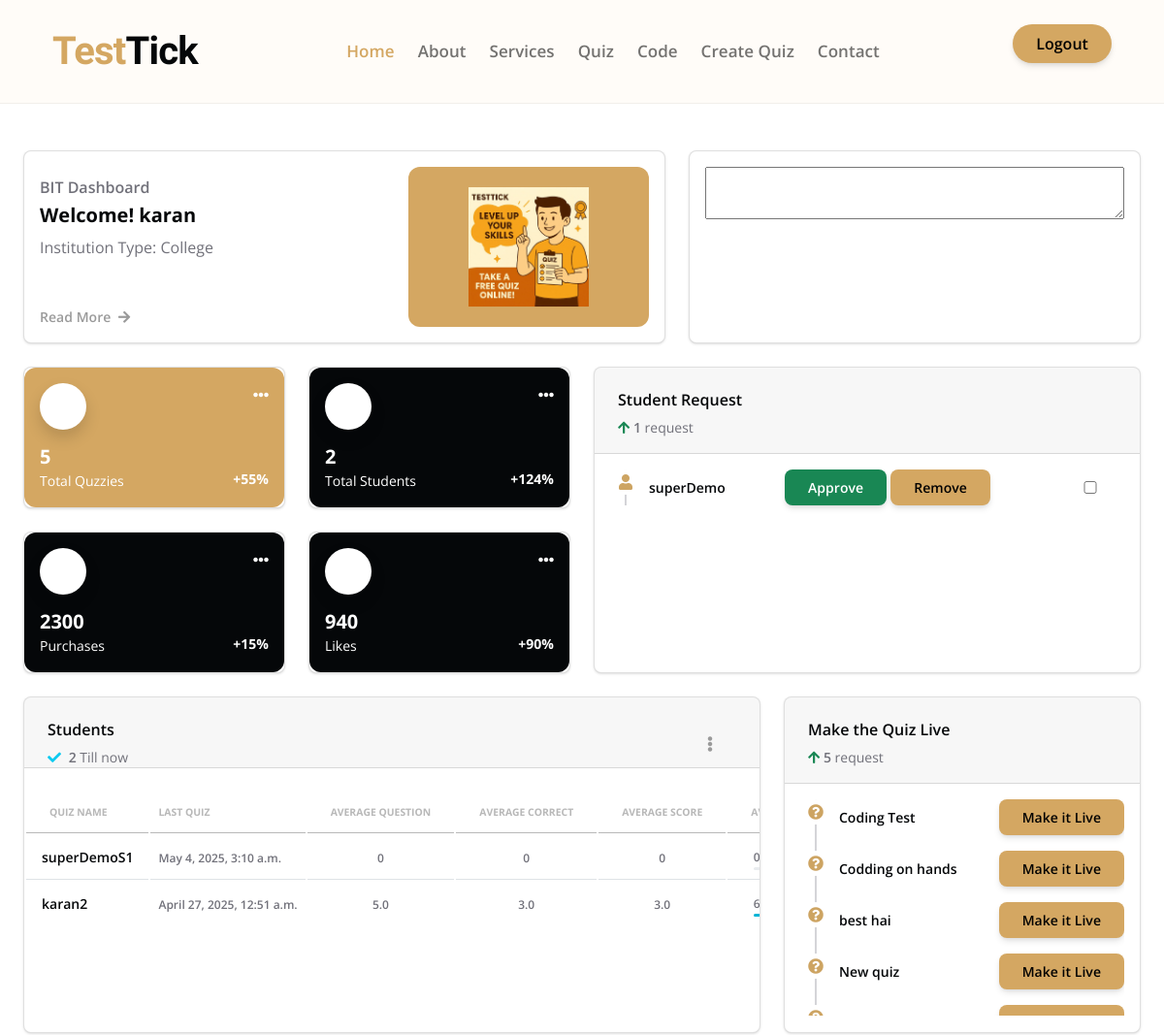
The page /dashboard/institution/ (signed in, upper part) on the database as committed earlier.
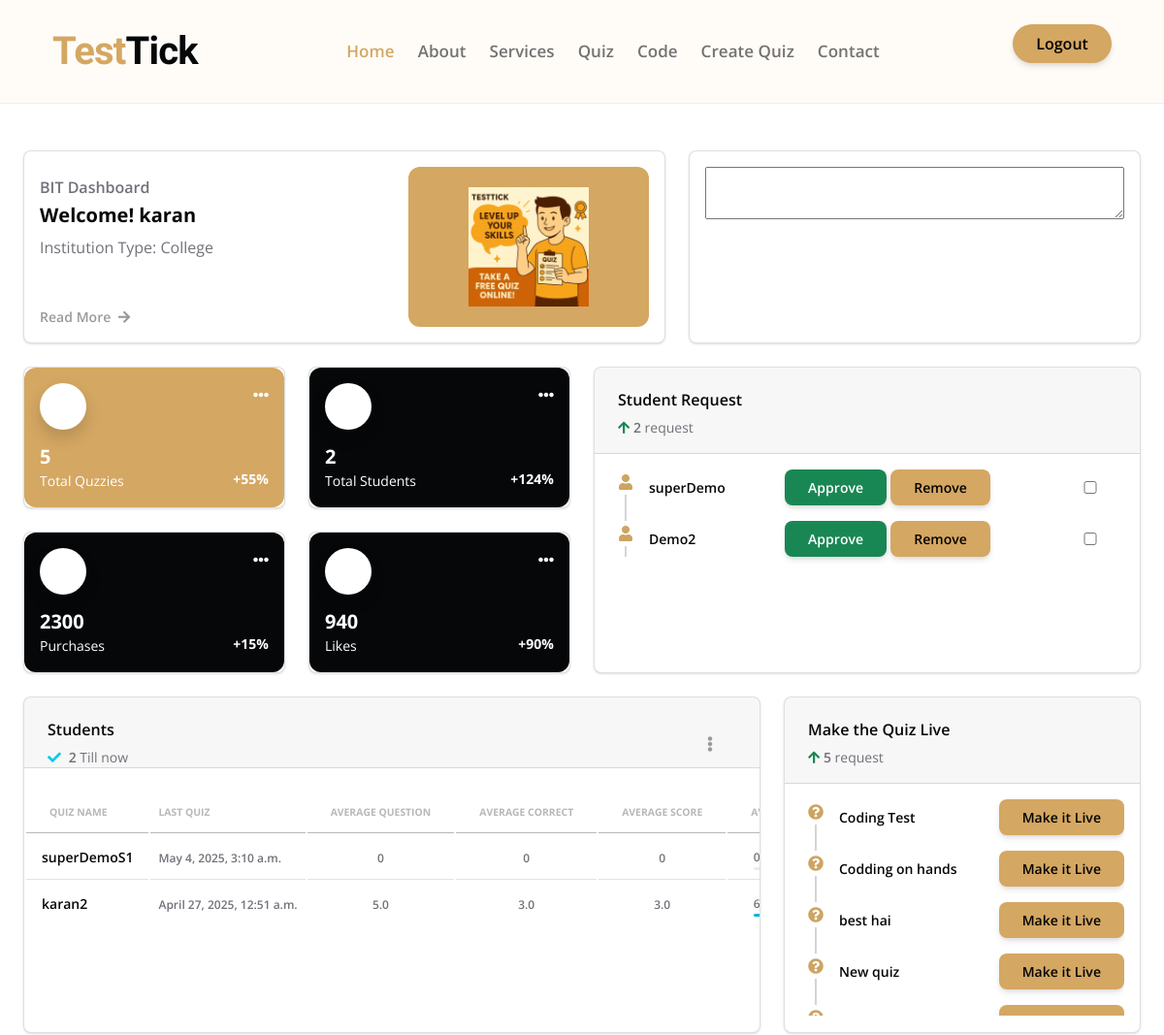
The same page on the database as committed later.
### institutions/models.py (models this page shows)
class Student(models.Model):
    user = models.OneToOneField(settings.AUTH_USER_MODEL, on_delete=models.CASCADE, related_name='student_profile')
    institution = models.ForeignKey('Institution', on_delete=models.CASCADE, related_name='students')
    quiz_attempt = models.PositiveIntegerField(default=0)
    avg_quiz_total = models.PositiveIntegerField(default=0)
    avg_quiz_correct = models.PositiveIntegerField(default=0)
    avg_quiz_score = models.PositiveIntegerField(default=0)
    avg_quiz_persentage = models.FloatField(default=0.0)
    is_approved = models.BooleanField(default=False)
    is_removed = models.BooleanField(default=False)
    last_quiz = models.DateTimeField(null=True)
    enrolled_at = models.DateTimeField(auto_now_add=True)
    def __str__(self):
        return f"{self.user.username} - {self.institution.name}"

### users/models.py (models this page shows)
class User(AbstractUser):
    ROLE_CHOICES = (
        ('student', 'Student'),
        ('institution', 'Institution'),
    )
    role = models.CharField(max_length=20, choices=ROLE_CHOICES)
    profile_image = models.ImageField(upload_to='profile_images/', null=True, blank=True)

### quiz/models.py (models this page shows, shortened)
class Quiz(models.Model):
    title = models.CharField(max_length=255)
    description = models.TextField(blank=True)
    institution = models.ForeignKey(Institution, on_delete=models.CASCADE)
    start_time = models.DateTimeField()
    end_time = models.DateTimeField()
    is_public = models.BooleanField(default=False)
    price = models.DecimalField(max_digits=6, decimal_places=2, default=0.00)
    shuffle_questions = models.BooleanField(default=False)
    created_by = models.ForeignKey(User, on_delete=models.CASCADE, null=True, blank=True)  # 👈 Add this line

### dashboard/views.py (the view)
# urls.py: path('institution/', institution_dashboard, name='institution_dashboard'),
@login_required
def institution_dashboard(request):
    institution =Institution.objects.filter(user=request.user).first()
    students = Student.objects.filter(institution=institution, is_approved = True)
    quizzies = Quiz.objects.filter(institution=institution)
    students_request = Student.objects.filter(institution=institution, is_approved = False, is_removed = False)
    for student in students:
        print(student)
        testSummaries = TestSummary.objects.filter(institution=institution, user = student.user)
        if testSummaries:
            student.last_quiz = testSummaries.last().date_taken
            print(testSummaries.last().date_taken)
            student.quiz_attempt = testSummaries.count()
            averages = testSummaries.aggregate(
                avg_score=Avg('score'),
                avg_percentage=Avg('percentage'),
                avg_correct=Avg('correct_answers'),
                avg_total_question=Avg('total_questions'),
                avg_wrong=Avg('wrong_answers'),
                avg_skipped=Avg('skipped_questions')
            )
            student.avg_quiz_total = averages['avg_total_question']
            student.avg_quiz_correct= averages['avg_correct']
            student.avg_quiz_score= averages['avg_score']
            student.avg_quiz_persentage= averages['avg_percentage']
            student.save()
    last_quiz_session = QuizSession.objects.latest('id')
    return render(request, 'dashboard/institution_dashboard.html',
                  {'institution': institution,
                   'students':students,
                   'students_request':students_request,
                   'quizzies':quizzies,
                   'session_id': int(last_quiz_session.id)+1
                   })

### dashboard/templates/dashboard/institution_dashboard.html (shortened to what the changed rows need)
{% extends 'base.html' %}
{% load static %}
{% block link %}
<link href="{% static 'dashboard/css/nucleo-icons.css' %}" rel="stylesheet" />
<link href="{% static 'dashboard/css/nucleo-svg.css' %}" rel="stylesheet" />
<link id="pagestyle" href="{% static 'dashboard/css/soft-ui-dashboard.css' %}" rel="stylesheet" />
{% endblock link %}
{% block content %}
<div class="container-fluid py-4">
  <div class="row">
    <div class="col-lg-6 col-12 mt-4 mt-lg-0">
      <div class="card h-100">
        <div class="card-header pb-0">
          <p class="text-sm">
            <i class="fa fa-arrow-up text-success" aria-hidden="true"></i>
            <span class="font-weight-bold">{{students_request.count}}</span> request
          </p>
        </div>
        <div class="card-body p-3">
          <div class="timeline timeline-one-side">
            {% for request in students_request %}
            <div class="timeline-block mb-3 student-row" data-id="{{ request.id }}">
              <span class="timeline-step">
                <i class="fa fa-user" style="color: #cda462;"></i>
              </span>
              <div style="display: flex;justify-content: space-between;align-items: center; margin-left: 40px;">
                <h6 class="text-dark text-sm font-weight-bold mb-0" style="flex: 2">{{request.user}}</h6>
                <div style="flex: 4">
                  <a
                    class="btn btn-success approve-btn py-2 px-4 d-xl-inline-block text-sm" style="margin: 0;">Approve</a>
                  <a
                    class="btn btn-primary remove-btn py-2 px-4 d-xl-inline-block text-sm" style="margin: 0;">Remove</a>
                </div>
                <input type="checkbox" name="" id="" style="flex: 1">
              </div>
            </div>
            {% endfor %}
          </div>
        </div>
      </div>
    </div>
  </div>
  <div class="row my-4">
    <div class="col-lg-8 col-md-6 mb-md-0 mb-4">
      <div class="card">
        <div class="card-body px-0 pb-2">
          <div class="table-responsive" style="overflow: auto;height: 240px;">
            <table class="table align-items-center mb-0">
              <thead>
                <tr>
                  <th class="text-uppercase text-secondary text-xxs font-weight-bolder opacity-7">Quiz Name</th>
                  <th class="text-uppercase text-secondary text-xxs font-weight-bolder opacity-7 ps-2">Last Quiz</th>
                  <th class="text-center text-uppercase text-secondary text-xxs font-weight-bolder opacity-7">Average Question</th>
                  <th class="text-center text-uppercase text-secondary text-xxs font-weight-bolder opacity-7">Average Correct</th>
                  <th class="text-center text-uppercase text-secondary text-xxs font-weight-bolder opacity-7">Average Score</th>
                  <th class="text-center text-uppercase text-secondary text-xxs font-weight-bolder opacity-7">Average Percentage
                  </th>
                </tr>
              </thead>
              <tbody>
                {% for student in students %}
                <tr>
                  <td>
                    <div class="d-flex px-2 py-1">
                      <div class="d-flex flex-column justify-content-center">
                        <h6 class="mb-0 text-sm">{{student.user.username}}</h6>
                      </div>
                    </div>
                  </td>
                  <td>
                    <span class="text-xs font-weight-bold"> {{student.last_quiz}} </span>
                  </td>
                  <td class="align-middle text-center text-sm">
                    <span class="text-xs font-weight-bold"> {{student.avg_quiz_total}} </span>
                  </td>
                  <td class="align-middle text-center text-sm">
                    <span class="text-xs font-weight-bold"> {{student.avg_quiz_correct }} </span>
                  </td>
                  <td class="align-middle text-center text-sm">
                    <span class="text-xs font-weight-bold"> {{student.avg_quiz_score}} </span>
                  </td>
                  <td class="align-middle">
                    <div class="progress-wrapper w-75 mx-auto">
                      <div class="progress-info">
                        <div class="progress-percentage">
                          <span class="text-xs font-weight-bold">{{student.avg_quiz_persentage}}</span>
                        </div>
                      </div>
                      <div class="progress">
                        <div class="progress-bar bg-gradient-info" style="width: {{student.avg_quiz_persentage}}%;"
                          role="progressbar" aria-valuenow="{{student.avg_quiz_persentage}}" aria-valuemin="0"
                          aria-valuemax="100"></div>
                      </div>
                    </div>
                  </td>
                </tr>
                {% endfor %}
              </tbody>
            </table>
          </div>
        </div>
      </div>
    </div>
    <div class="col-lg-4 col-md-6">
      <div class="card h-100">
        <div class="card-body p-3">
          <div class="timeline timeline-one-side" style="overflow: auto;height: 223px;">
            {% for quiz in quizzies %}
            <div class="timeline-block mb-3 student-row" data-id="{{ request.id }}">
              <span class="timeline-step">
                <i class="fa fa-question-circle" style="color: #cda462;"></i>
              </span>
              <div style="display: flex;justify-content: space-between;align-items: center;margin-left: 40px;">
                <h6 class="text-dark text-sm font-weight-bold mb-0">{{quiz.title}}</h6>
                <a href="{% url 'show_live_quiz_student' session_id quiz.id %}" class="btn btn-primary py-2 px-4 d-xl-inline-block text-sm" style="margin: 0;">Make it Live</a>
              </div>
            </div>
            {% endfor %}
          </div>
        </div>
      </div>
    </div>
  </div>
</div>
{% endblock %}

Rows that differ between the two databases and show on the page:
added Student: user "Demo2", shown under "Student Request"
Other text that changed with them:
{{ students_request.count }}: "1" → "2"
